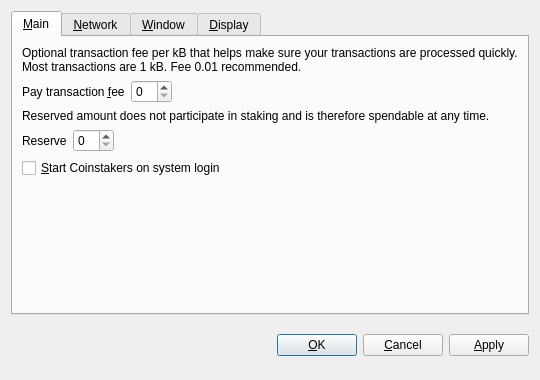
<?xml version="1.0" encoding="UTF-8"?>
<ui version="4.0">
 <class>OptionsDialog</class>
 <widget class="QDialog" name="OptionsDialog">
  <property name="geometry">
   <rect>
    <x>0</x>
    <y>0</y>
    <width>540</width>
    <height>380</height>
   </rect>
  </property>
  <property name="windowTitle">
   <string>Options</string>
  </property>
  <property name="modal">
   <bool>true</bool>
  </property>
  <layout class="QVBoxLayout" name="verticalLayout">
   <item>
    <widget class="QTabWidget" name="tabWidget">
     <property name="tabPosition">
      <enum>QTabWidget::North</enum>
     </property>
     <property name="currentIndex">
      <number>0</number>
     </property>
     <widget class="QWidget" name="tabMain">
      <attribute name="title">
       <string>&amp;Main</string>
      </attribute>
      <layout class="QVBoxLayout" name="verticalLayout_Main">
       <item>
        <widget class="QLabel" name="transactionFeeInfoLabel">
         <property name="text">
          <string>Optional transaction fee per kB that helps make sure your transactions are processed quickly. Most transactions are 1 kB. Fee 0.01 recommended.</string>
         </property>
         <property name="textFormat">
          <enum>Qt::PlainText</enum>
         </property>
         <property name="wordWrap">
          <bool>true</bool>
         </property>
        </widget>
       </item>
       <item>
        <layout class="QHBoxLayout" name="horizontalLayoutFee">
         <item>
          <widget class="QLabel" name="transactionFeeLabel">
           <property name="text">
            <string>Pay transaction &amp;fee</string>
           </property>
           <property name="textFormat">
            <enum>Qt::PlainText</enum>
           </property>
           <property name="buddy">
            <cstring>transactionFee</cstring>
           </property>
          </widget>
         </item>
         <item>
          <widget class="BitcoinAmountField" name="transactionFee"/>
         </item>
         <item>
          <spacer name="horizontalSpacerFee">
           <property name="orientation">
            <enum>Qt::Horizontal</enum>
           </property>
           <property name="sizeHint" stdset="0">
            <size>
             <width>40</width>
             <height>20</height>
            </size>
           </property>
          </spacer>
         </item>
        </layout>
       </item>
       <item>
        <widget class="QLabel" name="reserveBalanceInfoLabel">
         <property name="text">
          <string>Reserved amount does not participate in staking and is therefore spendable at any time.</string>
         </property>
         <property name="textFormat">
          <enum>Qt::PlainText</enum>
         </property>
         <property name="wordWrap">
          <bool>true</bool>
         </property>
        </widget>
       </item>
       <item>
        <layout class="QHBoxLayout" name="horizontalLayoutReserveBalance">
         <item>
          <widget class="QLabel" name="reserveBalanceLabel">
           <property name="text">
            <string>Reserve</string>
           </property>
           <property name="textFormat">
            <enum>Qt::PlainText</enum>
           </property>
           <property name="buddy">
            <cstring>reserveBalance</cstring>
           </property>
          </widget>
         </item>
         <item>
          <widget class="BitcoinAmountField" name="reserveBalance"/>
         </item>
         <item>
          <spacer name="horizontalSpacerReserveBalance">
           <property name="orientation">
            <enum>Qt::Horizontal</enum>
           </property>
           <property name="sizeHint" stdset="0">
            <size>
             <width>40</width>
             <height>20</height>
            </size>
           </property>
          </spacer>
         </item>
        </layout>
       </item>
       <item>
        <widget class="QCheckBox" name="bitcoinAtStartup">
         <property name="toolTip">
          <string>Automatically start Coinstakers after logging in to the system.</string>
         </property>
         <property name="text">
          <string>&amp;Start Coinstakers on system login</string>
         </property>
        </widget>
       </item>
       <item>
        <spacer name="verticalSpacer_Main">
         <property name="orientation">
          <enum>Qt::Vertical</enum>
         </property>
         <property name="sizeHint" stdset="0">
          <size>
           <width>20</width>
           <height>40</height>
          </size>
         </property>
        </spacer>
       </item>
      </layout>
     </widget>
     <widget class="QWidget" name="tabNetwork">
      <attribute name="title">
       <string>&amp;Network</string>
      </attribute>
      <layout class="QVBoxLayout" name="verticalLayout_Network">
       <item>
        <widget class="QCheckBox" name="mapPortUpnp">
         <property name="toolTip">
          <string>Automatically open the Coinstakers client port on the router. This only works when your router supports UPnP and it is enabled.</string>
         </property>
         <property name="text">
          <string>Map port using &amp;UPnP</string>
         </property>
        </widget>
       </item>
       <item>
        <widget class="QCheckBox" name="connectSocks">
         <property name="toolTip">
          <string>Connect to the Coinstakers network through a SOCKS5 proxy (e.g. when connecting through Tor).</string>
         </property>
         <property name="text">
          <string>&amp;Connect through SOCKS5 proxy:</string>
         </property>
        </widget>
       </item>
       <item>
        <layout class="QHBoxLayout" name="horizontalLayout_Network">
         <item>
          <widget class="QLabel" name="proxyIpLabel">
           <property name="text">
            <string>Proxy &amp;IP:</string>
           </property>
           <property name="textFormat">
            <enum>Qt::PlainText</enum>
           </property>
           <property name="buddy">
            <cstring>proxyIp</cstring>
           </property>
          </widget>
         </item>
         <item>
          <widget class="QValidatedLineEdit" name="proxyIp">
           <property name="maximumSize">
            <size>
             <width>140</width>
             <height>16777215</height>
            </size>
           </property>
           <property name="toolTip">
            <string>IP address of the proxy (e.g. 127.0.0.1)</string>
           </property>
          </widget>
         </item>
         <item>
          <widget class="QLabel" name="proxyPortLabel">
           <property name="text">
            <string>&amp;Port:</string>
           </property>
           <property name="textFormat">
            <enum>Qt::PlainText</enum>
           </property>
           <property name="buddy">
            <cstring>proxyPort</cstring>
           </property>
          </widget>
         </item>
         <item>
          <widget class="QLineEdit" name="proxyPort">
           <property name="maximumSize">
            <size>
             <width>55</width>
             <height>16777215</height>
            </size>
           </property>
           <property name="toolTip">
            <string>Port of the proxy (e.g. 9050)</string>
           </property>
          </widget>
         </item>
         <item>
          <spacer name="horizontalSpacer_Network">
           <property name="orientation">
            <enum>Qt::Horizontal</enum>
           </property>
           <property name="sizeHint" stdset="0">
            <size>
             <width>40</width>
             <height>20</height>
            </size>
           </property>
          </spacer>
         </item>
        </layout>
       </item>
       <item>
        <spacer name="verticalSpacer_Network">
         <property name="orientation">
          <enum>Qt::Vertical</enum>
         </property>
         <property name="sizeHint" stdset="0">
          <size>
           <width>20</width>
           <height>40</height>
          </size>
         </property>
        </spacer>
       </item>
      </layout>
     </widget>
     <widget class="QWidget" name="tabWindow">
      <attribute name="title">
       <string>&amp;Window</string>
      </attribute>
      <layout class="QVBoxLayout" name="verticalLayout_Window">
       <item>
        <widget class="QCheckBox" name="minimizeToTray">
         <property name="toolTip">
          <string>Show only a tray icon after minimizing the window.</string>
         </property>
         <property name="text">
          <string>&amp;Minimize to the tray instead of the taskbar</string>
         </property>
        </widget>
       </item>
       <item>
        <widget class="QCheckBox" name="minimizeOnClose">
         <property name="toolTip">
          <string>Minimize instead of exit the application when the window is closed. When this option is enabled, the application will be closed only after selecting Quit in the menu.</string>
         </property>
         <property name="text">
          <string>M&amp;inimize on close</string>
         </property>
        </widget>
       </item>
       <item>
        <spacer name="verticalSpacer_Window">
         <property name="orientation">
          <enum>Qt::Vertical</enum>
         </property>
         <property name="sizeHint" stdset="0">
          <size>
           <width>20</width>
           <height>40</height>
          </size>
         </property>
        </spacer>
       </item>
      </layout>
     </widget>
     <widget class="QWidget" name="tabDisplay">
      <attribute name="title">
       <string>&amp;Display</string>
      </attribute>
      <layout class="QVBoxLayout" name="verticalLayout_Display">
       <item>
        <layout class="QHBoxLayout" name="horizontalLayout_1_Display">
         <item>
          <widget class="QLabel" name="langLabel">
           <property name="text">
            <string>User Interface &amp;language:</string>
           </property>
           <property name="textFormat">
            <enum>Qt::PlainText</enum>
           </property>
           <property name="buddy">
            <cstring>lang</cstring>
           </property>
          </widget>
         </item>
         <item>
          <widget class="QValueComboBox" name="lang">
           <property name="toolTip">
            <string>The user interface language can be set here. This setting will take effect after restarting Coinstakers.</string>
           </property>
          </widget>
         </item>
        </layout>
       </item>
       <item>
        <layout class="QHBoxLayout" name="horizontalLayout_2_Display">
         <item>
          <widget class="QLabel" name="unitLabel">
           <property name="text">
            <string>&amp;Unit to show amounts in:</string>
           </property>
           <property name="textFormat">
            <enum>Qt::PlainText</enum>
           </property>
           <property name="buddy">
            <cstring>unit</cstring>
           </property>
          </widget>
         </item>
         <item>
          <widget class="QValueComboBox" name="unit">
           <property name="toolTip">
            <string>Choose the default subdivision unit to show in the interface and when sending coins.</string>
           </property>
          </widget>
         </item>
        </layout>
       </item>
       <item>
        <widget class="QCheckBox" name="coinControlFeatures">
         <property name="toolTip">
          <string>Whether to show coin control features or not.</string>
         </property>
         <property name="text">
          <string>Display coin &amp;control features (experts only!)</string>
         </property>
        </widget>
       </item>
       <item>
        <widget class="QCheckBox" name="minimizeCoinAge">
         <property name="toolTip">
          <string>Whether to select the coin outputs randomly or with minimal coin age.</string>
         </property>
         <property name="text">
          <string>Minimize weight consumption (experimental)</string>
         </property>
        </widget>
       </item>
       <item>
        <widget class="QCheckBox" name="useBlackTheme">
         <property name="text">
          <string>Use black visual theme (requires restart)</string>
         </property>
        </widget>
       </item>
       <item>
        <spacer name="verticalSpacer_Display">
         <property name="orientation">
          <enum>Qt::Vertical</enum>
         </property>
         <property name="sizeHint" stdset="0">
          <size>
           <width>20</width>
           <height>40</height>
          </size>
         </property>
        </spacer>
       </item>
      </layout>
     </widget>
    </widget>
   </item>
   <item>
    <layout class="QHBoxLayout" name="horizontalLayout_Buttons">
     <item>
      <spacer name="horizontalSpacer_1">
       <property name="orientation">
        <enum>Qt::Horizontal</enum>
       </property>
       <property name="sizeHint" stdset="0">
        <size>
         <width>40</width>
         <height>48</height>
        </size>
       </property>
      </spacer>
     </item>
     <item>
      <widget class="QLabel" name="statusLabel">
       <property name="font">
        <font>
         <weight>75</weight>
         <bold>true</bold>
        </font>
       </property>
       <property name="text">
        <string/>
       </property>
       <property name="textFormat">
        <enum>Qt::PlainText</enum>
       </property>
       <property name="wordWrap">
        <bool>true</bool>
       </property>
      </widget>
     </item>
     <item>
      <spacer name="horizontalSpacer_2">
       <property name="orientation">
        <enum>Qt::Horizontal</enum>
       </property>
       <property name="sizeHint" stdset="0">
        <size>
         <width>40</width>
         <height>48</height>
        </size>
       </property>
      </spacer>
     </item>
     <item>
      <widget class="QPushButton" name="okButton">
       <property name="text">
        <string>&amp;OK</string>
       </property>
      </widget>
     </item>
     <item>
      <widget class="QPushButton" name="cancelButton">
       <property name="text">
        <string>&amp;Cancel</string>
       </property>
       <property name="autoDefault">
        <bool>false</bool>
       </property>
      </widget>
     </item>
     <item>
      <widget class="QPushButton" name="applyButton">
       <property name="text">
        <string>&amp;Apply</string>
       </property>
       <property name="autoDefault">
        <bool>false</bool>
       </property>
      </widget>
     </item>
    </layout>
   </item>
  </layout>
 </widget>
 <customwidgets>
  <customwidget>
   <class>BitcoinAmountField</class>
   <extends>QSpinBox</extends>
   <header>bitcoinamountfield.h</header>
  </customwidget>
  <customwidget>
   <class>QValueComboBox</class>
   <extends>QComboBox</extends>
   <header>qvaluecombobox.h</header>
  </customwidget>
  <customwidget>
   <class>QValidatedLineEdit</class>
   <extends>QLineEdit</extends>
   <header>qvalidatedlineedit.h</header>
  </customwidget>
 </customwidgets>
 <resources/>
 <connections/>
</ui>
